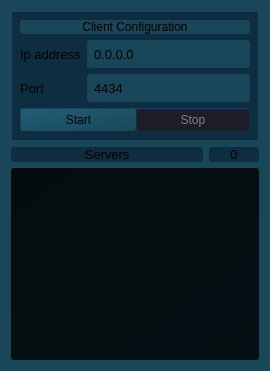
      <widget class="QGroupBox" name="clientsGroup">
       <property name="sizePolicy">
        <sizepolicy hsizetype="Minimum" vsizetype="Minimum">
         <horstretch>0</horstretch>
         <verstretch>0</verstretch>
        </sizepolicy>
       </property>
       <property name="minimumSize">
        <size>
         <width>220</width>
         <height>50</height>
        </size>
       </property>
       <property name="maximumSize">
        <size>
         <width>270</width>
         <height>16777215</height>
        </size>
       </property>
       <property name="font">
        <font>
         <family>MS Shell Dlg 2</family>
         <pointsize>10</pointsize>
         <weight>50</weight>
         <italic>false</italic>
         <bold>false</bold>
        </font>
       </property>
       <property name="styleSheet">
        <string notr="true">border-radius: 3px;
background: #194759;</string>
       </property>
       <property name="title">
        <string/>
       </property>
       <property name="flat">
        <bool>false</bool>
       </property>
       <property name="checkable">
        <bool>false</bool>
       </property>
       <layout class="QGridLayout" name="gridLayout_5">
        <item row="2" column="0" colspan="2">
         <widget class="QListWidget" name="socketsList">
          <property name="enabled">
           <bool>true</bool>
          </property>
          <property name="sizePolicy">
           <sizepolicy hsizetype="Expanding" vsizetype="Expanding">
            <horstretch>0</horstretch>
            <verstretch>0</verstretch>
           </sizepolicy>
          </property>
          <property name="minimumSize">
           <size>
            <width>0</width>
            <height>0</height>
           </size>
          </property>
          <property name="maximumSize">
           <size>
            <width>16777215</width>
            <height>16777215</height>
           </size>
          </property>
          <property name="font">
           <font>
            <family>MS Shell Dlg 2</family>
            <pointsize>10</pointsize>
            <weight>50</weight>
            <italic>false</italic>
            <bold>false</bold>
           </font>
          </property>
          <property name="styleSheet">
           <string notr="true">QListWidget#socketsList {
background-color: qlineargradient(spread:pad, x1:1, y1:1, x2:0, y2:0, stop:0 #061014, stop:1 #050C0F);
padding: 5px;
}
QListWidget#socketsList:item:selected {
background-color: #194759;
height: 50px;
color: #2ecc71;
border: none;
}
QListWidget#socketsList:item:hover {
background-color: #0F2D40;
height: 50px;
color: #2ecc71;
}</string>
          </property>
         </widget>
        </item>
        <item row="1" column="0" colspan="2">
         <layout class="QHBoxLayout" name="horizontalLayout">
          <item>
           <widget class="QLabel" name="clientsLabel">
            <property name="font">
             <font>
              <family>MS Shell Dlg 2</family>
              <pointsize>10</pointsize>
              <weight>50</weight>
              <italic>false</italic>
              <bold>false</bold>
             </font>
            </property>
            <property name="layoutDirection">
             <enum>Qt::LeftToRight</enum>
            </property>
            <property name="styleSheet">
             <string notr="true">background-color: #0F2D40;</string>
            </property>
            <property name="text">
             <string>Servers</string>
            </property>
            <property name="textFormat">
             <enum>Qt::PlainText</enum>
            </property>
            <property name="alignment">
             <set>Qt::AlignCenter</set>
            </property>
           </widget>
          </item>
          <item>
           <widget class="QLabel" name="clientscountLabel">
            <property name="maximumSize">
             <size>
              <width>50</width>
              <height>16777215</height>
             </size>
            </property>
            <property name="font">
             <font>
              <family>MS Shell Dlg 2</family>
              <pointsize>10</pointsize>
              <weight>50</weight>
              <italic>false</italic>
              <bold>false</bold>
             </font>
            </property>
            <property name="styleSheet">
             <string notr="true">background: #0F2D40;</string>
            </property>
            <property name="text">
             <string>0</string>
            </property>
            <property name="alignment">
             <set>Qt::AlignCenter</set>
            </property>
           </widget>
          </item>
         </layout>
        </item>
        <item row="0" column="0" colspan="2">
         <widget class="QGroupBox" name="serverconfigGroup">
          <property name="minimumSize">
           <size>
            <width>0</width>
            <height>80</height>
           </size>
          </property>
          <property name="maximumSize">
           <size>
            <width>16777215</width>
            <height>150</height>
           </size>
          </property>
          <property name="font">
           <font>
            <family>MS Shell Dlg 2</family>
            <pointsize>10</pointsize>
            <weight>50</weight>
            <italic>false</italic>
            <bold>false</bold>
           </font>
          </property>
          <property name="styleSheet">
           <string notr="true">background: #0F2D40;
border: 1px solid #194759;</string>
          </property>
          <property name="title">
           <string/>
          </property>
          <property name="alignment">
           <set>Qt::AlignHCenter|Qt::AlignTop</set>
          </property>
          <property name="flat">
           <bool>false</bool>
          </property>
          <layout class="QGridLayout" name="gridLayout_7">
           <item row="4" column="0" colspan="2">
            <widget class="QSplitter" name="splitter_3">
             <property name="minimumSize">
              <size>
               <width>0</width>
               <height>20</height>
              </size>
             </property>
             <property name="font">
              <font>
               <family>MS Shell Dlg 2</family>
               <pointsize>10</pointsize>
               <weight>50</weight>
               <italic>false</italic>
               <bold>false</bold>
              </font>
             </property>
             <property name="styleSheet">
              <string notr="true">border: none;</string>
             </property>
             <property name="orientation">
              <enum>Qt::Horizontal</enum>
             </property>
             <property name="handleWidth">
              <number>1</number>
             </property>
             <widget class="QPushButton" name="runserverButton">
              <property name="minimumSize">
               <size>
                <width>117</width>
                <height>24</height>
               </size>
              </property>
              <property name="maximumSize">
               <size>
                <width>117</width>
                <height>24</height>
               </size>
              </property>
              <property name="font">
               <font>
                <family>MS Shell Dlg 2</family>
                <pointsize>-1</pointsize>
                <weight>50</weight>
                <italic>false</italic>
                <bold>false</bold>
                <underline>false</underline>
                <strikeout>false</strikeout>
               </font>
              </property>
              <property name="toolTip">
               <string>&lt;html&gt;&lt;head/&gt;&lt;body&gt;&lt;p&gt;&lt;span style=&quot; font-weight:600;&quot;&gt;Start Listening For Servers&lt;/span&gt;&lt;/p&gt;&lt;/body&gt;&lt;/html&gt;</string>
              </property>
              <property name="styleSheet">
               <string notr="true">QPushButton#runserverButton {
            background: #194759;
            font-size: 12px;
            border: 1px outset;
            border-color: #0F2D40;
            text-decoration: none;
            background-color: qlineargradient(spread:pad, x1:1, y1:1, x2:0, y2:0, stop:0 #194759, stop:1 #225E75);
            }

QPushButton#runserverButton:checked {
            background: #1f5a70;
            background-color: qlineargradient(spread:pad, x1:1, y1:1, x2:0, y2:0, stop:0 #1c1d28, stop:1 #1c1d28);
            color: grey;
            }</string>
              </property>
              <property name="text">
               <string>Start</string>
              </property>
              <property name="icon">
               <iconset resource="RESOURCE.qrc">
                <normaloff>:/img/assets/start.png</normaloff>:/img/assets/start.png</iconset>
              </property>
              <property name="checkable">
               <bool>true</bool>
              </property>
              <property name="autoExclusive">
               <bool>false</bool>
              </property>
             </widget>
             <widget class="QPushButton" name="stopserverButton">
              <property name="minimumSize">
               <size>
                <width>114</width>
                <height>24</height>
               </size>
              </property>
              <property name="maximumSize">
               <size>
                <width>114</width>
                <height>24</height>
               </size>
              </property>
              <property name="font">
               <font>
                <family>MS Shell Dlg 2</family>
                <pointsize>-1</pointsize>
                <weight>50</weight>
                <italic>false</italic>
                <bold>false</bold>
                <underline>false</underline>
                <strikeout>false</strikeout>
               </font>
              </property>
              <property name="toolTip">
               <string>&lt;html&gt;&lt;head/&gt;&lt;body&gt;&lt;p&gt;&lt;span style=&quot; font-weight:600;&quot;&gt;Stop Listening For Servers&lt;/span&gt;&lt;/p&gt;&lt;/body&gt;&lt;/html&gt;</string>
              </property>
              <property name="styleSheet">
               <string notr="true">QPushButton#stopserverButton {
            background: #194759;
            font-size: 12px;
            border: 1px outset;
            border-color: #0F2D40;
            text-decoration: none;
            background-color: qlineargradient(spread:pad, x1:1, y1:1, x2:0, y2:0, stop:0 #194759, stop:1 #225E75);
            }

QPushButton#stopserverButton:checked {
            background: #1f5a70;
            background-color: qlineargradient(spread:pad, x1:1, y1:1, x2:0, y2:0, stop:0 #1c1d28, stop:1 #1c1d28);
            color: grey;
            }</string>
              </property>
              <property name="text">
               <string>Stop</string>
              </property>
              <property name="icon">
               <iconset resource="RESOURCE.qrc">
                <normaloff>:/img/assets/stop.png</normaloff>:/img/assets/stop.png</iconset>
              </property>
              <property name="checkable">
               <bool>true</bool>
              </property>
              <property name="checked">
               <bool>true</bool>
              </property>
              <property name="autoExclusive">
               <bool>false</bool>
              </property>
             </widget>
            </widget>
           </item>
           <item row="0" column="0" colspan="2">
            <widget class="QLabel" name="label">
             <property name="styleSheet">
              <string notr="true">background-color:#194759;
border: none;</string>
             </property>
             <property name="text">
              <string>Client Configuration</string>
             </property>
             <property name="alignment">
              <set>Qt::AlignCenter</set>
             </property>
            </widget>
           </item>
           <item row="1" column="0">
            <widget class="QLabel" name="ipaddressLabel">
             <property name="font">
              <font>
               <family>MS Shell Dlg 2</family>
               <pointsize>10</pointsize>
               <weight>50</weight>
               <italic>false</italic>
               <bold>false</bold>
              </font>
             </property>
             <property name="styleSheet">
              <string notr="true">border: none;</string>
             </property>
             <property name="text">
              <string>Ip address</string>
             </property>
            </widget>
           </item>
           <item row="1" column="1">
            <widget class="QLineEdit" name="ipaddressLine">
             <property name="minimumSize">
              <size>
               <width>0</width>
               <height>28</height>
              </size>
             </property>
             <property name="font">
              <font>
               <family>MS Shell Dlg 2</family>
               <pointsize>10</pointsize>
               <weight>50</weight>
               <italic>false</italic>
               <bold>false</bold>
              </font>
             </property>
             <property name="toolTip">
              <string>&lt;html&gt;&lt;head/&gt;&lt;body&gt;&lt;p&gt;Client IP Address&lt;/p&gt;&lt;/body&gt;&lt;/html&gt;</string>
             </property>
             <property name="styleSheet">
              <string notr="true">background-color:#194759;
border: none;
padding-left: 5px;</string>
             </property>
             <property name="text">
              <string>0.0.0.0</string>
             </property>
            </widget>
           </item>
           <item row="2" column="0">
            <widget class="QLabel" name="portLabel">
             <property name="font">
              <font>
               <family>MS Shell Dlg 2</family>
               <pointsize>10</pointsize>
               <weight>50</weight>
               <italic>false</italic>
               <bold>false</bold>
              </font>
             </property>
             <property name="styleSheet">
              <string notr="true">border: none;</string>
             </property>
             <property name="text">
              <string>Port</string>
             </property>
            </widget>
           </item>
           <item row="2" column="1">
            <widget class="QLineEdit" name="portLine">
             <property name="minimumSize">
              <size>
               <width>0</width>
               <height>28</height>
              </size>
             </property>
             <property name="font">
              <font>
               <family>MS Shell Dlg 2</family>
               <pointsize>10</pointsize>
               <weight>50</weight>
               <italic>false</italic>
               <bold>false</bold>
              </font>
             </property>
             <property name="toolTip">
              <string>&lt;html&gt;&lt;head/&gt;&lt;body&gt;&lt;p&gt;Client Port&lt;/p&gt;&lt;/body&gt;&lt;/html&gt;</string>
             </property>
             <property name="styleSheet">
              <string notr="true">background-color:#194759;
border: none;
padding-left: 5px;</string>
             </property>
             <property name="text">
              <string>4434</string>
             </property>
            </widget>
           </item>
          </layout>
         </widget>
        </item>
       </layout>
      </widget>
